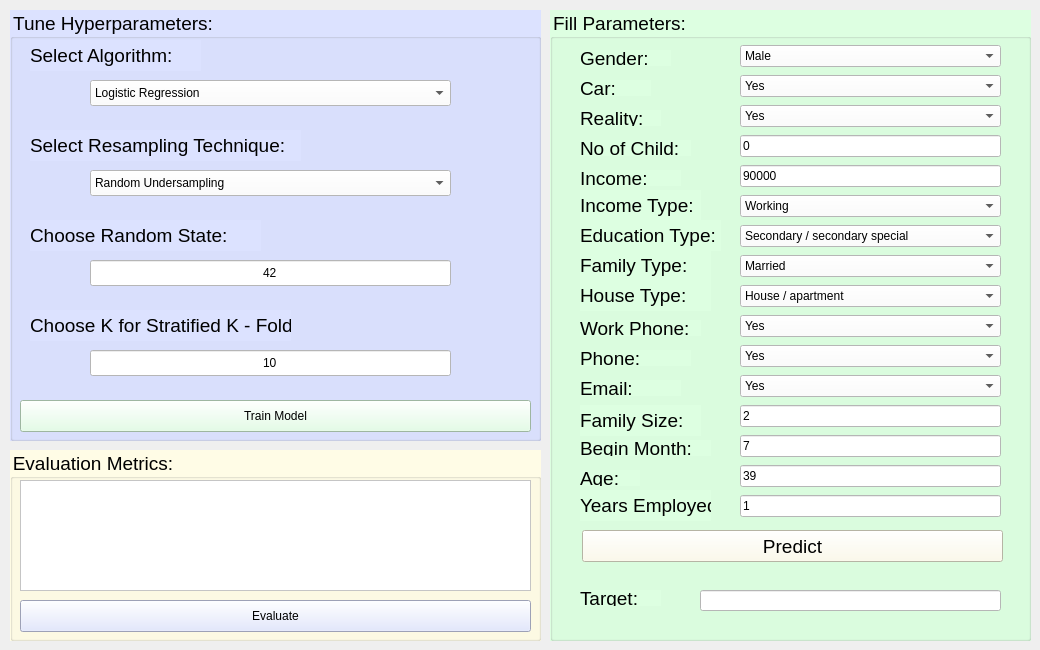
      <widget class="QWidget" name="tabML">
       <attribute name="title">
        <string>Machine Learning</string>
       </attribute>
       <widget class="QGroupBox" name="groupBox_4">
        <property name="geometry">
         <rect>
          <x>10</x>
          <y>10</y>
          <width>531</width>
          <height>431</height>
         </rect>
        </property>
        <property name="font">
         <font>
          <pointsize>14</pointsize>
         </font>
        </property>
        <property name="styleSheet">
         <string notr="true">background-color: rgb(220, 226, 255);
color: rgb(0, 0, 0);</string>
        </property>
        <property name="title">
         <string>Tune Hyperparameters:</string>
        </property>
        <property name="flat">
         <bool>true</bool>
        </property>
        <widget class="QComboBox" name="cboAlgorithm">
         <property name="geometry">
          <rect>
           <x>80</x>
           <y>70</y>
           <width>361</width>
           <height>26</height>
          </rect>
         </property>
         <property name="styleSheet">
          <string notr="true">background-color: rgb(255, 255, 255);</string>
         </property>
         <item>
          <property name="text">
           <string>Logistic Regression</string>
          </property>
         </item>
         <item>
          <property name="text">
           <string>Decision Tree</string>
          </property>
         </item>
         <item>
          <property name="text">
           <string>Random Forest</string>
          </property>
         </item>
         <item>
          <property name="text">
           <string>Category Boosting</string>
          </property>
         </item>
         <item>
          <property name="text">
           <string>K-Nearest Neighbors</string>
          </property>
         </item>
        </widget>
        <widget class="QLabel" name="labelAlgorithm">
         <property name="geometry">
          <rect>
           <x>20</x>
           <y>30</y>
           <width>171</width>
           <height>31</height>
          </rect>
         </property>
         <property name="font">
          <font>
           <pointsize>14</pointsize>
          </font>
         </property>
         <property name="text">
          <string>Select Algorithm:</string>
         </property>
        </widget>
        <widget class="QLabel" name="labelTechnique">
         <property name="geometry">
          <rect>
           <x>20</x>
           <y>120</y>
           <width>271</width>
           <height>31</height>
          </rect>
         </property>
         <property name="font">
          <font>
           <pointsize>14</pointsize>
          </font>
         </property>
         <property name="text">
          <string>Select Resampling Technique:</string>
         </property>
        </widget>
        <widget class="QComboBox" name="cboTechnique">
         <property name="geometry">
          <rect>
           <x>80</x>
           <y>160</y>
           <width>361</width>
           <height>26</height>
          </rect>
         </property>
         <property name="styleSheet">
          <string notr="true">background-color: rgb(255, 255, 255);</string>
         </property>
         <item>
          <property name="text">
           <string>Random Undersampling</string>
          </property>
         </item>
         <item>
          <property name="text">
           <string>All K-Nearest Neighbors</string>
          </property>
         </item>
         <item>
          <property name="text">
           <string>Random Oversampling</string>
          </property>
         </item>
         <item>
          <property name="text">
           <string>Synthetic Minority Oversampling Technique (SMOTE)</string>
          </property>
         </item>
         <item>
          <property name="text">
           <string>SMOTE combines Tomek</string>
          </property>
         </item>
        </widget>
        <widget class="QLabel" name="labelRState">
         <property name="geometry">
          <rect>
           <x>20</x>
           <y>210</y>
           <width>231</width>
           <height>31</height>
          </rect>
         </property>
         <property name="font">
          <font>
           <pointsize>14</pointsize>
          </font>
         </property>
         <property name="text">
          <string>Choose Random State:</string>
         </property>
        </widget>
        <widget class="QLineEdit" name="lineEditRState">
         <property name="geometry">
          <rect>
           <x>80</x>
           <y>250</y>
           <width>361</width>
           <height>26</height>
          </rect>
         </property>
         <property name="styleSheet">
          <string notr="true">background-color: rgb(255, 255, 255);</string>
         </property>
         <property name="text">
          <string>42</string>
         </property>
         <property name="alignment">
          <set>Qt::AlignCenter</set>
         </property>
        </widget>
        <widget class="QLabel" name="labelKFold">
         <property name="geometry">
          <rect>
           <x>20</x>
           <y>300</y>
           <width>261</width>
           <height>31</height>
          </rect>
         </property>
         <property name="font">
          <font>
           <pointsize>14</pointsize>
          </font>
         </property>
         <property name="text">
          <string>Choose K for Stratified K - Fold:</string>
         </property>
        </widget>
        <widget class="QLineEdit" name="lineEditKFold">
         <property name="geometry">
          <rect>
           <x>80</x>
           <y>340</y>
           <width>361</width>
           <height>26</height>
          </rect>
         </property>
         <property name="styleSheet">
          <string notr="true">background-color: rgb(255, 255, 255);</string>
         </property>
         <property name="text">
          <string>10</string>
         </property>
         <property name="alignment">
          <set>Qt::AlignCenter</set>
         </property>
        </widget>
        <widget class="QPushButton" name="pushButtonTrain">
         <property name="geometry">
          <rect>
           <x>10</x>
           <y>390</y>
           <width>511</width>
           <height>32</height>
          </rect>
         </property>
         <property name="styleSheet">
          <string notr="true">background-color: rgb(221, 255, 225);</string>
         </property>
         <property name="text">
          <string>Train Model</string>
         </property>
        </widget>
       </widget>
       <widget class="QGroupBox" name="groupBox_5">
        <property name="geometry">
         <rect>
          <x>550</x>
          <y>10</y>
          <width>481</width>
          <height>631</height>
         </rect>
        </property>
        <property name="font">
         <font>
          <pointsize>14</pointsize>
         </font>
        </property>
        <property name="styleSheet">
         <string notr="true">color: rgb(0, 0, 0);
background-color: rgb(221, 255, 225);</string>
        </property>
        <property name="title">
         <string>Fill Parameters:</string>
        </property>
        <property name="flat">
         <bool>true</bool>
        </property>
        <widget class="QLabel" name="labelGender">
         <property name="geometry">
          <rect>
           <x>30</x>
           <y>40</y>
           <width>91</width>
           <height>16</height>
          </rect>
         </property>
         <property name="font">
          <font>
           <pointsize>14</pointsize>
          </font>
         </property>
         <property name="text">
          <string>Gender:</string>
         </property>
        </widget>
        <widget class="QLabel" name="labelCar">
         <property name="geometry">
          <rect>
           <x>30</x>
           <y>70</y>
           <width>71</width>
           <height>16</height>
          </rect>
         </property>
         <property name="font">
          <font>
           <pointsize>14</pointsize>
          </font>
         </property>
         <property name="text">
          <string>Car:</string>
         </property>
        </widget>
        <widget class="QLabel" name="labelReality">
         <property name="geometry">
          <rect>
           <x>30</x>
           <y>100</y>
           <width>81</width>
           <height>16</height>
          </rect>
         </property>
         <property name="font">
          <font>
           <pointsize>14</pointsize>
          </font>
         </property>
         <property name="text">
          <string>Reality:</string>
         </property>
        </widget>
        <widget class="QLabel" name="labelChild">
         <property name="geometry">
          <rect>
           <x>30</x>
           <y>130</y>
           <width>111</width>
           <height>16</height>
          </rect>
         </property>
         <property name="font">
          <font>
           <pointsize>14</pointsize>
          </font>
         </property>
         <property name="text">
          <string>No of Child:</string>
         </property>
        </widget>
        <widget class="QLabel" name="labelIncome">
         <property name="geometry">
          <rect>
           <x>30</x>
           <y>160</y>
           <width>101</width>
           <height>16</height>
          </rect>
         </property>
         <property name="font">
          <font>
           <pointsize>14</pointsize>
          </font>
         </property>
         <property name="text">
          <string>Income:</string>
         </property>
        </widget>
        <widget class="QLabel" name="labelIntType">
         <property name="geometry">
          <rect>
           <x>30</x>
           <y>180</y>
           <width>121</width>
           <height>31</height>
          </rect>
         </property>
         <property name="font">
          <font>
           <pointsize>14</pointsize>
          </font>
         </property>
         <property name="text">
          <string>Income Type:</string>
         </property>
        </widget>
        <widget class="QLabel" name="labelEduType">
         <property name="geometry">
          <rect>
           <x>30</x>
           <y>210</y>
           <width>141</width>
           <height>31</height>
          </rect>
         </property>
         <property name="font">
          <font>
           <pointsize>14</pointsize>
          </font>
         </property>
         <property name="text">
          <string>Education Type:</string>
         </property>
        </widget>
        <widget class="QLabel" name="labelFalType">
         <property name="geometry">
          <rect>
           <x>30</x>
           <y>240</y>
           <width>131</width>
           <height>31</height>
          </rect>
         </property>
         <property name="font">
          <font>
           <pointsize>14</pointsize>
          </font>
         </property>
         <property name="text">
          <string>Family Type:</string>
         </property>
        </widget>
        <widget class="QLabel" name="labelHouseType">
         <property name="geometry">
          <rect>
           <x>30</x>
           <y>270</y>
           <width>131</width>
           <height>31</height>
          </rect>
         </property>
         <property name="font">
          <font>
           <pointsize>14</pointsize>
          </font>
         </property>
         <property name="text">
          <string>House Type:</string>
         </property>
        </widget>
        <widget class="QLabel" name="labeWorkPhone">
         <property name="geometry">
          <rect>
           <x>30</x>
           <y>310</y>
           <width>121</width>
           <height>16</height>
          </rect>
         </property>
         <property name="font">
          <font>
           <pointsize>14</pointsize>
          </font>
         </property>
         <property name="text">
          <string>Work Phone:</string>
         </property>
        </widget>
        <widget class="QLabel" name="labelPhone">
         <property name="geometry">
          <rect>
           <x>30</x>
           <y>340</y>
           <width>111</width>
           <height>16</height>
          </rect>
         </property>
         <property name="font">
          <font>
           <pointsize>14</pointsize>
          </font>
         </property>
         <property name="text">
          <string>Phone:</string>
         </property>
        </widget>
        <widget class="QLabel" name="labelEmail">
         <property name="geometry">
          <rect>
           <x>30</x>
           <y>370</y>
           <width>101</width>
           <height>16</height>
          </rect>
         </property>
         <property name="font">
          <font>
           <pointsize>14</pointsize>
          </font>
         </property>
         <property name="text">
          <string>Email:</string>
         </property>
        </widget>
        <widget class="QLabel" name="labelFalSize">
         <property name="geometry">
          <rect>
           <x>30</x>
           <y>395</y>
           <width>121</width>
           <height>31</height>
          </rect>
         </property>
         <property name="font">
          <font>
           <pointsize>14</pointsize>
          </font>
         </property>
         <property name="text">
          <string>Family Size:</string>
         </property>
        </widget>
        <widget class="QLabel" name="labelBeginMonth">
         <property name="geometry">
          <rect>
           <x>30</x>
           <y>430</y>
           <width>131</width>
           <height>16</height>
          </rect>
         </property>
         <property name="font">
          <font>
           <pointsize>14</pointsize>
          </font>
         </property>
         <property name="text">
          <string>Begin Month:</string>
         </property>
        </widget>
        <widget class="QLabel" name="labelAge_2">
         <property name="geometry">
          <rect>
           <x>30</x>
           <y>460</y>
           <width>60</width>
           <height>16</height>
          </rect>
         </property>
         <property name="font">
          <font>
           <pointsize>14</pointsize>
          </font>
         </property>
         <property name="text">
          <string>Age:</string>
         </property>
        </widget>
        <widget class="QLabel" name="labelYears">
         <property name="geometry">
          <rect>
           <x>30</x>
           <y>480</y>
           <width>131</width>
           <height>31</height>
          </rect>
         </property>
         <property name="font">
          <font>
           <pointsize>14</pointsize>
          </font>
         </property>
         <property name="text">
          <string>Years Employed:</string>
         </property>
        </widget>
        <widget class="QPushButton" name="pushButtonPredict">
         <property name="geometry">
          <rect>
           <x>32</x>
           <y>520</y>
           <width>421</width>
           <height>32</height>
          </rect>
         </property>
         <property name="font">
          <font>
           <pointsize>14</pointsize>
          </font>
         </property>
         <property name="styleSheet">
          <string notr="true">background-color: rgb(255, 252, 230);</string>
         </property>
         <property name="text">
          <string>Predict</string>
         </property>
        </widget>
        <widget class="QLabel" name="labelTarget">
         <property name="geometry">
          <rect>
           <x>30</x>
           <y>580</y>
           <width>81</width>
           <height>16</height>
          </rect>
         </property>
         <property name="font">
          <font>
           <pointsize>14</pointsize>
          </font>
         </property>
         <property name="text">
          <string>Target:</string>
         </property>
        </widget>
        <widget class="QComboBox" name="cboGender">
         <property name="geometry">
          <rect>
           <x>190</x>
           <y>35</y>
           <width>261</width>
           <height>22</height>
          </rect>
         </property>
         <property name="styleSheet">
          <string notr="true">background-color: rgb(255, 255, 255);</string>
         </property>
         <item>
          <property name="text">
           <string>Male</string>
          </property>
         </item>
         <item>
          <property name="text">
           <string>Female</string>
          </property>
         </item>
        </widget>
        <widget class="QComboBox" name="cboCar">
         <property name="geometry">
          <rect>
           <x>190</x>
           <y>65</y>
           <width>261</width>
           <height>22</height>
          </rect>
         </property>
         <property name="styleSheet">
          <string notr="true">background-color: rgb(255, 255, 255);</string>
         </property>
         <item>
          <property name="text">
           <string>Yes</string>
          </property>
         </item>
         <item>
          <property name="text">
           <string>No</string>
          </property>
         </item>
        </widget>
        <widget class="QComboBox" name="cboReality">
         <property name="geometry">
          <rect>
           <x>190</x>
           <y>95</y>
           <width>261</width>
           <height>22</height>
          </rect>
         </property>
         <property name="styleSheet">
          <string notr="true">background-color: rgb(255, 255, 255);</string>
         </property>
         <item>
          <property name="text">
           <string>Yes</string>
          </property>
         </item>
         <item>
          <property name="text">
           <string>No</string>
          </property>
         </item>
        </widget>
        <widget class="QLineEdit" name="lineEditChild">
         <property name="geometry">
          <rect>
           <x>190</x>
           <y>125</y>
           <width>261</width>
           <height>22</height>
          </rect>
         </property>
         <property name="styleSheet">
          <string notr="true">background-color: rgb(255, 255, 255);</string>
         </property>
         <property name="text">
          <string>0</string>
         </property>
        </widget>
        <widget class="QLineEdit" name="lineEditIncome">
         <property name="geometry">
          <rect>
           <x>190</x>
           <y>155</y>
           <width>261</width>
           <height>22</height>
          </rect>
         </property>
         <property name="styleSheet">
          <string notr="true">background-color: rgb(255, 255, 255);</string>
         </property>
         <property name="text">
          <string>90000</string>
         </property>
        </widget>
        <widget class="QComboBox" name="cboInType">
         <property name="geometry">
          <rect>
           <x>190</x>
           <y>185</y>
           <width>261</width>
           <height>22</height>
          </rect>
         </property>
         <property name="styleSheet">
          <string notr="true">background-color: rgb(255, 255, 255);</string>
         </property>
         <item>
          <property name="text">
           <string>Working</string>
          </property>
         </item>
         <item>
          <property name="text">
           <string>Commercial associate</string>
          </property>
         </item>
         <item>
          <property name="text">
           <string>State servant</string>
          </property>
         </item>
         <item>
          <property name="text">
           <string>Student</string>
          </property>
         </item>
         <item>
          <property name="text">
           <string>Pensioner</string>
          </property>
         </item>
        </widget>
        <widget class="QComboBox" name="cboEduType">
         <property name="geometry">
          <rect>
           <x>190</x>
           <y>215</y>
           <width>261</width>
           <height>22</height>
          </rect>
         </property>
         <property name="toolTipDuration">
          <number>-1</number>
         </property>
         <property name="styleSheet">
          <string notr="true">background-color: rgb(255, 255, 255);</string>
         </property>
         <item>
          <property name="text">
           <string>Secondary / secondary special</string>
          </property>
         </item>
         <item>
          <property name="text">
           <string>Higher education</string>
          </property>
         </item>
         <item>
          <property name="text">
           <string>Incomplete higher</string>
          </property>
         </item>
         <item>
          <property name="text">
           <string>Lower secondary</string>
          </property>
         </item>
         <item>
          <property name="text">
           <string>Academic degree</string>
          </property>
         </item>
        </widget>
        <widget class="QComboBox" name="cboFalType">
         <property name="geometry">
          <rect>
           <x>190</x>
           <y>245</y>
           <width>261</width>
           <height>22</height>
          </rect>
         </property>
         <property name="styleSheet">
          <string notr="true">background-color: rgb(255, 255, 255);</string>
         </property>
         <item>
          <property name="text">
           <string>Married</string>
          </property>
         </item>
         <item>
          <property name="text">
           <string>Single / not married</string>
          </property>
         </item>
         <item>
          <property name="text">
           <string>Civil marriage</string>
          </property>
         </item>
         <item>
          <property name="text">
           <string>Separated</string>
          </property>
         </item>
         <item>
          <property name="text">
           <string>Widow</string>
          </property>
         </item>
        </widget>
        <widget class="QComboBox" name="cboHouType">
         <property name="geometry">
          <rect>
           <x>190</x>
           <y>275</y>
           <width>261</width>
           <height>22</height>
          </rect>
         </property>
         <property name="styleSheet">
          <string notr="true">background-color: rgb(255, 255, 255);</string>
         </property>
         <item>
          <property name="text">
           <string>House / apartment</string>
          </property>
         </item>
         <item>
          <property name="text">
           <string>Rented apartment</string>
          </property>
         </item>
         <item>
          <property name="text">
           <string>Municipal apartment</string>
          </property>
         </item>
         <item>
          <property name="text">
           <string>With parents</string>
          </property>
         </item>
         <item>
          <property name="text">
           <string>Co-op apartment</string>
          </property>
         </item>
         <item>
          <property name="text">
           <string>Office apartment</string>
          </property>
         </item>
        </widget>
        <widget class="QComboBox" name="cboWorkPhone">
         <property name="geometry">
          <rect>
           <x>190</x>
           <y>305</y>
           <width>261</width>
           <height>22</height>
          </rect>
         </property>
         <property name="styleSheet">
          <string notr="true">background-color: rgb(255, 255, 255);</string>
         </property>
         <item>
          <property name="text">
           <string>Yes</string>
          </property>
         </item>
         <item>
          <property name="text">
           <string>No</string>
          </property>
         </item>
        </widget>
        <widget class="QComboBox" name="cboPhone">
         <property name="geometry">
          <rect>
           <x>190</x>
           <y>335</y>
           <width>261</width>
           <height>22</height>
          </rect>
         </property>
         <property name="styleSheet">
          <string notr="true">background-color: rgb(255, 255, 255);</string>
         </property>
         <item>
          <property name="text">
           <string>Yes</string>
          </property>
         </item>
         <item>
          <property name="text">
           <string>No</string>
          </property>
         </item>
        </widget>
        <widget class="QComboBox" name="cboEmail">
         <property name="geometry">
          <rect>
           <x>190</x>
           <y>365</y>
           <width>261</width>
           <height>22</height>
          </rect>
         </property>
         <property name="styleSheet">
          <string notr="true">background-color: rgb(255, 255, 255);</string>
         </property>
         <item>
          <property name="text">
           <string>Yes</string>
          </property>
         </item>
         <item>
          <property name="text">
           <string>No</string>
          </property>
         </item>
        </widget>
        <widget class="QLineEdit" name="lineEditFalSize">
         <property name="geometry">
          <rect>
           <x>190</x>
           <y>395</y>
           <width>261</width>
           <height>22</height>
          </rect>
         </property>
         <property name="styleSheet">
          <string notr="true">background-color: rgb(255, 255, 255);</string>
         </property>
         <property name="text">
          <string>2</string>
         </property>
        </widget>
        <widget class="QLineEdit" name="lineEditBeginMonth">
         <property name="geometry">
          <rect>
           <x>190</x>
           <y>425</y>
           <width>261</width>
           <height>22</height>
          </rect>
         </property>
         <property name="styleSheet">
          <string notr="true">background-color: rgb(255, 255, 255);</string>
         </property>
         <property name="text">
          <string>7</string>
         </property>
        </widget>
        <widget class="QLineEdit" name="lineEditAge">
         <property name="geometry">
          <rect>
           <x>190</x>
           <y>455</y>
           <width>261</width>
           <height>22</height>
          </rect>
         </property>
         <property name="styleSheet">
          <string notr="true">background-color: rgb(255, 255, 255);</string>
         </property>
         <property name="text">
          <string>39</string>
         </property>
        </widget>
        <widget class="QLineEdit" name="lineEditYears">
         <property name="geometry">
          <rect>
           <x>190</x>
           <y>485</y>
           <width>261</width>
           <height>22</height>
          </rect>
         </property>
         <property name="styleSheet">
          <string notr="true">background-color: rgb(255, 255, 255);</string>
         </property>
         <property name="text">
          <string>1</string>
         </property>
        </widget>
        <widget class="QLineEdit" name="lineEditTarget">
         <property name="geometry">
          <rect>
           <x>150</x>
           <y>580</y>
           <width>301</width>
           <height>21</height>
          </rect>
         </property>
         <property name="styleSheet">
          <string notr="true">background-color: rgb(255, 255, 255);</string>
         </property>
        </widget>
       </widget>
       <widget class="QGroupBox" name="groupBox_6">
        <property name="geometry">
         <rect>
          <x>10</x>
          <y>450</y>
          <width>531</width>
          <height>191</height>
         </rect>
        </property>
        <property name="font">
         <font>
          <pointsize>14</pointsize>
         </font>
        </property>
        <property name="styleSheet">
         <string notr="true">color: rgb(0, 0, 0);
background-color: rgb(255, 252, 230);</string>
        </property>
        <property name="title">
         <string>Evaluation Metrics:</string>
        </property>
        <property name="flat">
         <bool>true</bool>
        </property>
        <widget class="QTableWidget" name="tableWidgetMetrics">
         <property name="geometry">
          <rect>
           <x>10</x>
           <y>30</y>
           <width>511</width>
           <height>111</height>
          </rect>
         </property>
         <property name="styleSheet">
          <string notr="true">background-color: rgb(255, 255, 255);</string>
         </property>
        </widget>
        <widget class="QPushButton" name="pushButtonEvaluate">
         <property name="geometry">
          <rect>
           <x>10</x>
           <y>150</y>
           <width>511</width>
           <height>32</height>
          </rect>
         </property>
         <property name="styleSheet">
          <string notr="true">background-color: rgb(220, 226, 255);</string>
         </property>
         <property name="text">
          <string>Evaluate</string>
         </property>
        </widget>
       </widget>
      </widget>
